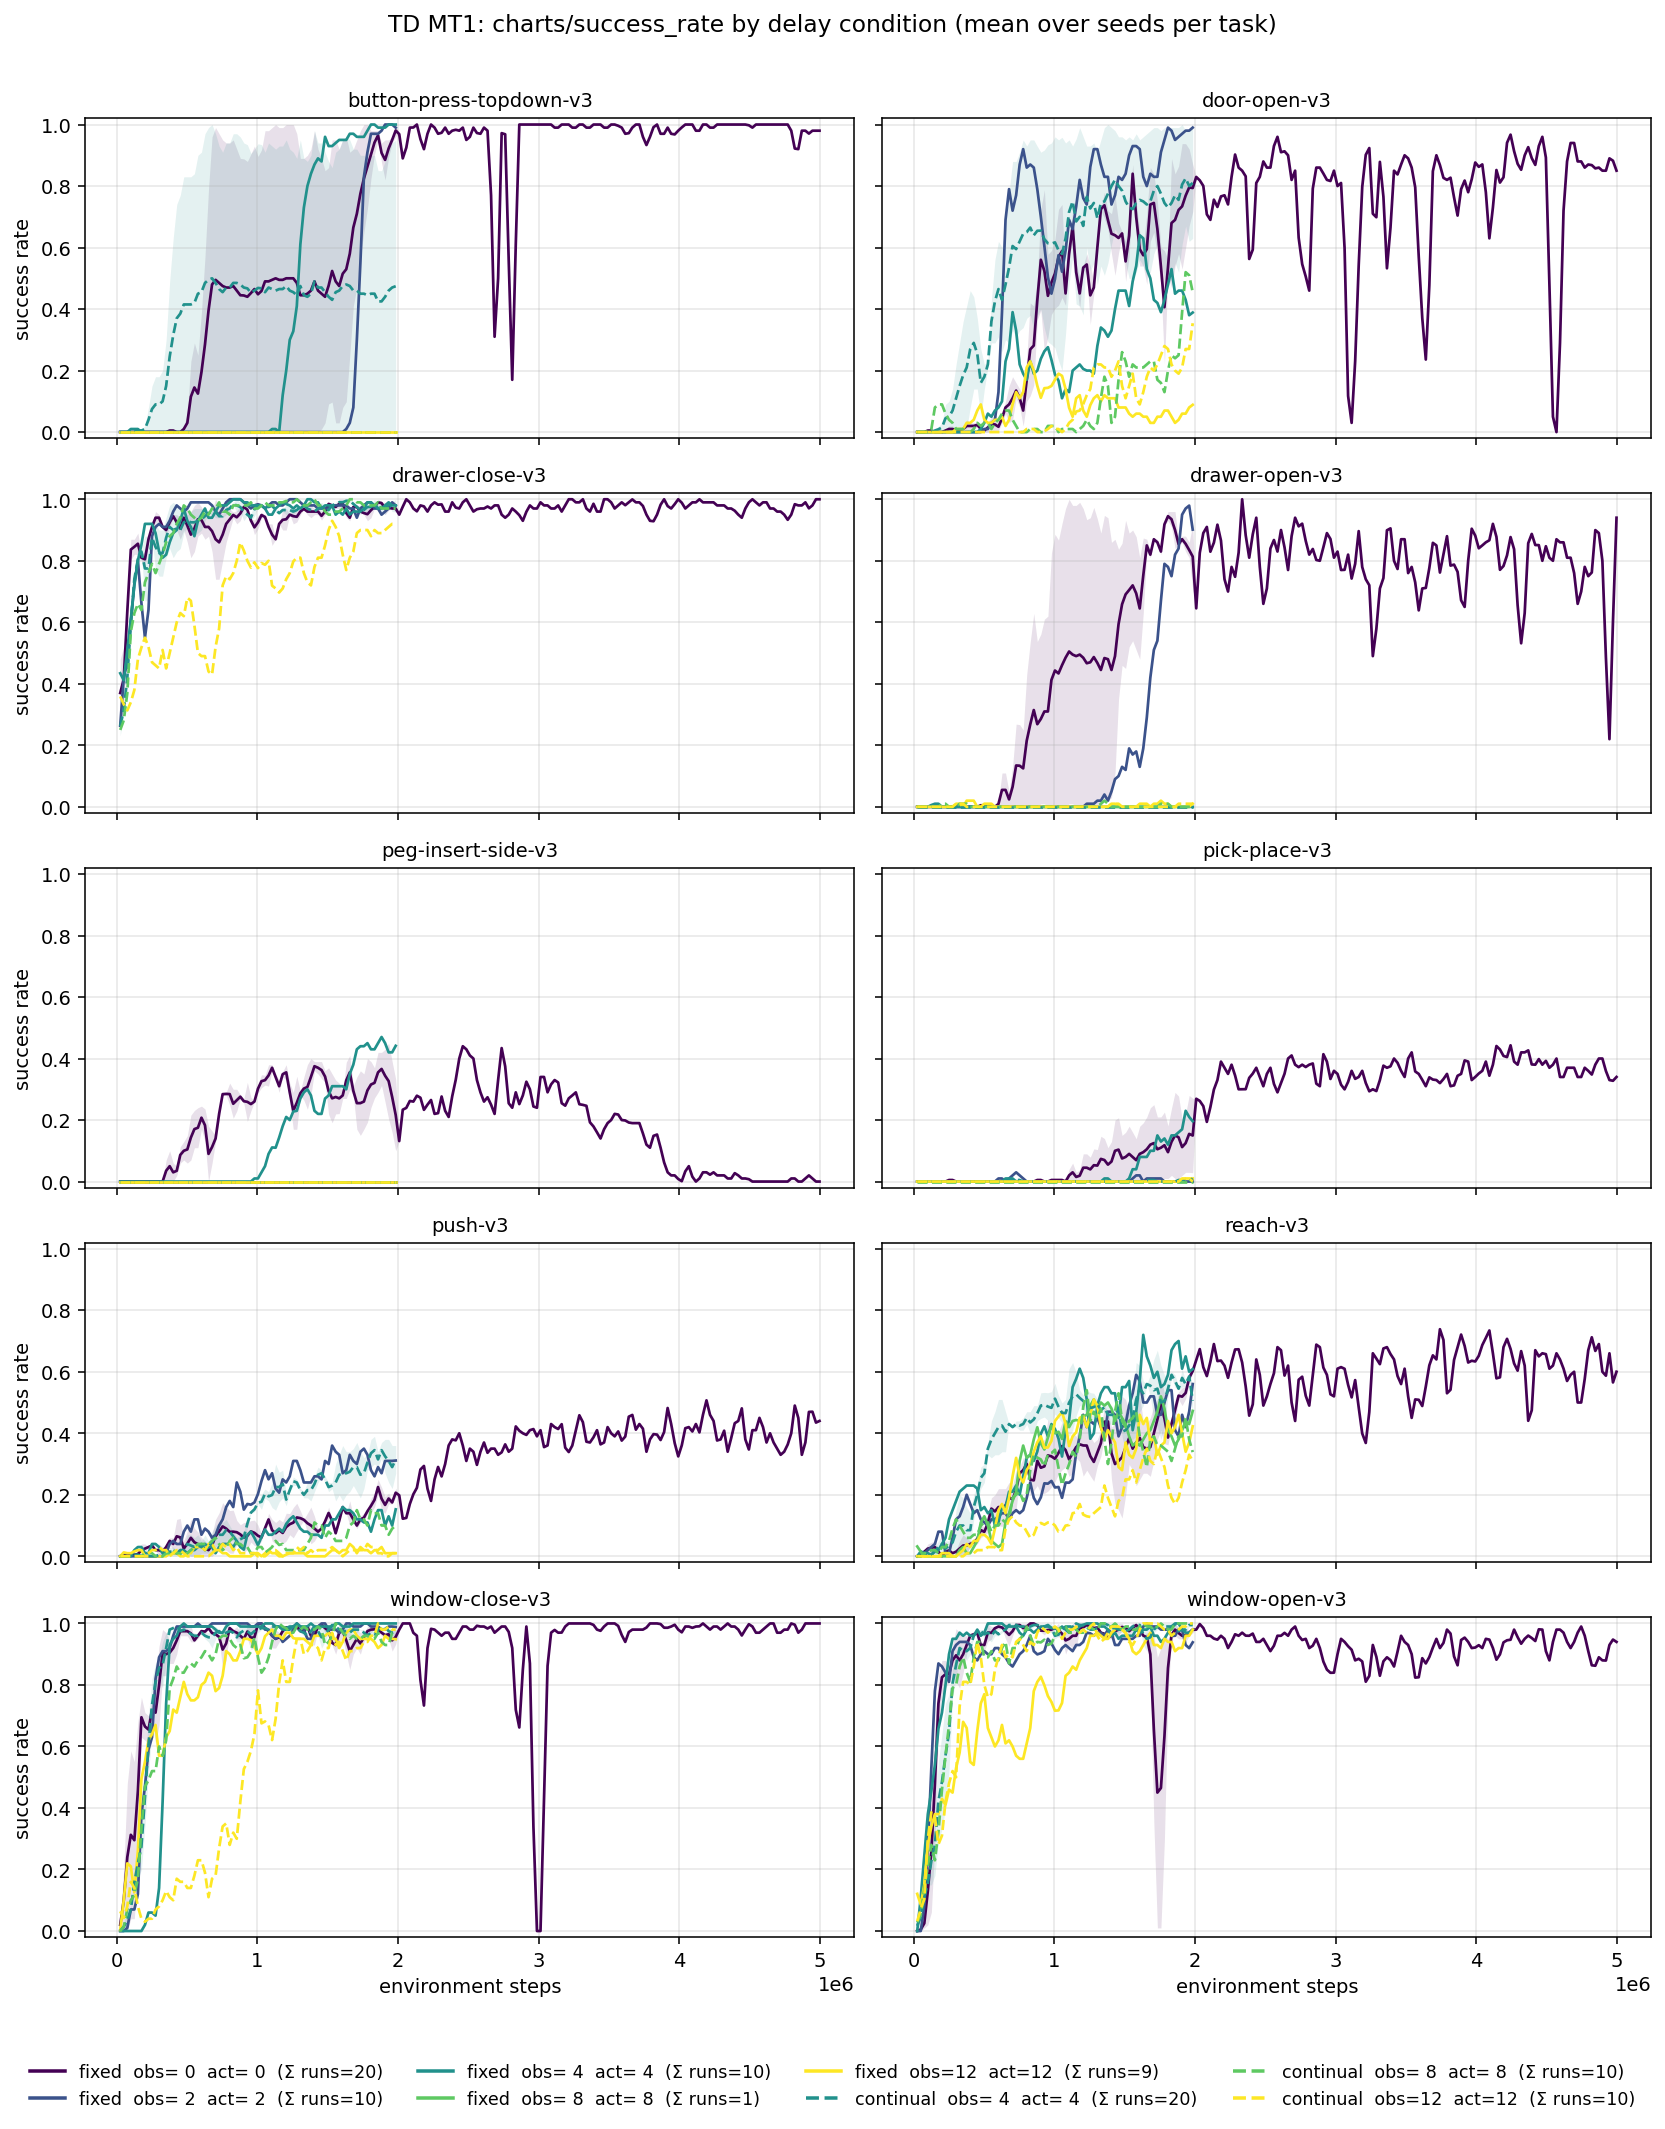

Reproduce this figure in Python.
#!/usr/bin/env python3
"""5x2 grid of success-rate learning curves for TD MT1, one subplot per task.

Each line is one delay condition (mode × max_obs × max_act), averaged across
seeds at each environment step. X-axis = charts/total_steps, Y-axis = success
rate. Fixed delays are solid lines, continual delays are dashed; color encodes
delay magnitude (viridis, 0 → 12).

Usage:
    python -m continual_learning.plots.td_delay_curves
    python -m continual_learning.plots.td_delay_curves --metric charts/success_rate
    python -m continual_learning.plots.td_delay_curves --out td_delay_curves.png
"""

from __future__ import annotations

import argparse
import warnings
from collections import defaultdict

import matplotlib.pyplot as plt
import numpy as np
import wandb
from matplotlib import colormaps
from matplotlib.lines import Line2D

ENTITY = "lucmc"
PROJECT = "TD MT1 results"

DEFAULT_METRIC = "charts/success_rate"
STEP_KEY = "charts/total_steps"

TASKS = [
    "button-press-topdown-v3",
    "door-open-v3",
    "drawer-close-v3",
    "drawer-open-v3",
    "peg-insert-side-v3",
    "pick-place-v3",
    "push-v3",
    "reach-v3",
    "window-close-v3",
    "window-open-v3",
]

COND_ORDER = [
    ("fixed", 0, 0),
    ("fixed", 2, 2),
    ("fixed", 4, 4),
    ("fixed", 8, 8),
    ("fixed", 12, 12),
    ("continual", 4, 4),
    ("continual", 8, 8),
    ("continual", 12, 12),
]

MAG_SCALE = [0, 2, 4, 8, 12]


def cond_label(c: tuple) -> str:
    mode, obs, act = c
    return f"{mode}  obs={obs:>2}  act={act:>2}"


def cond_style(c: tuple) -> tuple:
    mode, obs, _ = c
    idx = MAG_SCALE.index(obs) if obs in MAG_SCALE else 0
    color = colormaps["viridis"](idx / max(1, len(MAG_SCALE) - 1))
    ls = "-" if mode == "fixed" else "--"
    return color, ls


def fetch(metric: str, total_steps_filter: int | None = None,
          clip_step: int | None = None) -> tuple[dict, dict]:
    """Returns ({(task, cond): [(steps, vals), ...]}, {(task, cond): n_seeds}).

    clip_step: if set, drop history rows with steps > clip_step so longer runs
        line up with shorter ones on a common x-axis.
    """
    api = wandb.Api()
    runs = list(api.runs(f"{ENTITY}/{PROJECT}", per_page=500))
    print(f"Scanning {len(runs)} runs "
          f"({sum(1 for r in runs if r.state == 'finished')} finished)...")
    if total_steps_filter is not None:
        print(f"Filtering to total_steps == {total_steps_filter:,}")
    if clip_step is not None:
        print(f"Clipping each run's history at step <= {clip_step:,}")

    data: dict[tuple, list[tuple[np.ndarray, np.ndarray]]] = defaultdict(list)
    for r in runs:
        cfg = dict(r.config) if r.config else {}
        if cfg.get("algorithm") != "sac" or cfg.get("optimizer") != "adam":
            continue
        if total_steps_filter is not None and cfg.get("total_steps") != total_steps_filter:
            continue
        cond = (
            cfg.get("delay_mode"),
            int(cfg.get("max_obs_delay", -1)),
            int(cfg.get("max_act_delay", -1)),
        )
        task = cfg.get("task_name", "unknown")
        try:
            hist = r.history(keys=[metric, STEP_KEY], samples=2000, pandas=True)
        except Exception:
            continue
        if hist.empty or metric not in hist.columns or STEP_KEY not in hist.columns:
            continue
        hist = hist.dropna(subset=[metric, STEP_KEY]).sort_values(STEP_KEY)
        if clip_step is not None:
            hist = hist[hist[STEP_KEY] <= clip_step]
        if hist.empty:
            continue
        steps = hist[STEP_KEY].values.astype(float)
        vals = hist[metric].values.astype(float)
        data[(task, cond)].append((steps, vals))

    counts = {k: len(v) for k, v in data.items()}
    return data, counts


def mean_curve(runs: list, step_grid: np.ndarray) -> tuple[np.ndarray, np.ndarray]:
    """Interpolate each run onto step_grid and return (mean, sem)."""
    interp = []
    for steps, vals in runs:
        y = np.interp(step_grid, steps, vals, left=np.nan, right=np.nan)
        interp.append(y)
    stacked = np.stack(interp)
    mean = np.nanmean(stacked, axis=0)
    n_eff = np.sum(~np.isnan(stacked), axis=0)
    with np.errstate(invalid="ignore"):
        sem = np.where(n_eff > 1,
                       np.nanstd(stacked, axis=0, ddof=1) / np.sqrt(n_eff),
                       0.0)
    return mean, sem


def main():
    p = argparse.ArgumentParser()
    p.add_argument("--metric", default=DEFAULT_METRIC)
    p.add_argument("--out", default="td_delay_curves.png")
    p.add_argument("--n-grid", type=int, default=200)
    p.add_argument("--no-sem", action="store_true",
                   help="Don't shade standard error of the mean.")
    p.add_argument("--total-steps", type=int, default=None,
                   help="Only include runs whose config.total_steps matches this value "
                        "(use 2000000 to align budgets across conditions).")
    p.add_argument("--clip-step", type=int, default=None,
                   help="Truncate each run's history at this step value before plotting "
                        "(use 2000000 to fold 5M-step control runs into the same window "
                        "as 2M-step delayed runs).")
    args = p.parse_args()

    warnings.filterwarnings("ignore", category=DeprecationWarning)

    data, counts = fetch(args.metric, total_steps_filter=args.total_steps,
                         clip_step=args.clip_step)

    max_step = 0.0
    for runs in data.values():
        for steps, _ in runs:
            if steps.size:
                max_step = max(max_step, float(steps.max()))
    if max_step == 0:
        print("No data — aborting.")
        return
    step_grid = np.linspace(0, max_step, args.n_grid)

    fig, axes = plt.subplots(5, 2, figsize=(12, 15), sharex=True, sharey=True)
    axes = axes.flatten()

    for ax, task in zip(axes, TASKS):
        plotted = False
        for c in COND_ORDER:
            runs = data.get((task, c), [])
            if not runs:
                continue
            mean, sem = mean_curve(runs, step_grid)
            color, ls = cond_style(c)
            n = counts.get((task, c), 0)
            ax.plot(step_grid, mean, color=color, linestyle=ls, linewidth=1.4,
                    label=f"{cond_label(c)}  (n={n})")
            if not args.no_sem and n > 1:
                ax.fill_between(step_grid, mean - sem, mean + sem,
                                color=color, alpha=0.12, linewidth=0)
            plotted = True
        ax.set_title(task, fontsize=10)
        ax.set_ylim(-0.02, 1.02)
        ax.grid(alpha=0.3)
        if not plotted:
            ax.text(0.5, 0.5, "no data", ha="center", va="center",
                    transform=ax.transAxes, fontsize=10, color="gray")

    # shared labels + legend
    for ax in axes[-2:]:  # bottom row
        ax.set_xlabel("environment steps")
    for ax in axes[::2]:  # left column
        ax.set_ylabel("success rate")

    # Deduplicated legend drawn once below the grid
    handles, labels = [], []
    for c in COND_ORDER:
        color, ls = cond_style(c)
        total_seeds = sum(counts.get((t, c), 0) for t in TASKS)
        if total_seeds == 0:
            continue
        handles.append(Line2D([0], [0], color=color, linestyle=ls, linewidth=1.8))
        labels.append(f"{cond_label(c)}  (Σ runs={total_seeds})")

    fig.legend(handles, labels, loc="lower center", ncol=4, fontsize=9,
               frameon=False, bbox_to_anchor=(0.5, -0.01))
    fig.suptitle(f"TD MT1: {args.metric} by delay condition (mean over seeds per task)",
                 fontsize=12, y=0.995)
    fig.tight_layout(rect=(0, 0.04, 1, 0.99))
    fig.savefig(args.out, dpi=140, bbox_inches="tight")
    print(f"Saved {args.out}")


if __name__ == "__main__":
    main()
